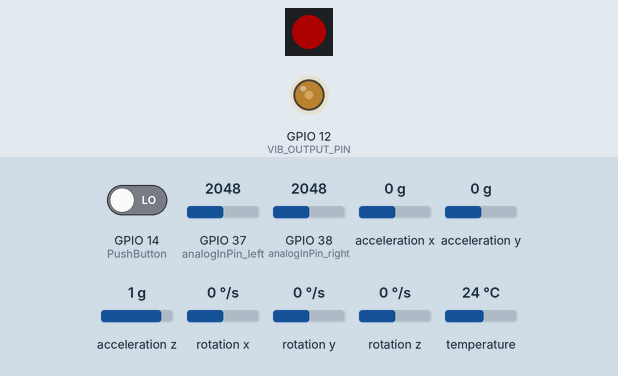
This sketch was run on a simulated ESP32. Parts: 1 RGB LEDs in strip order, left to right, output pins drawn as LEDs (lit = HIGH). The inputs (shaded band) are chosen by the test bench; at power-on: GPIO 14 (PushButton) LOW, GPIO 37 (analogInPin_left) = 2048, GPIO 38 (analogInPin_right) = 2048, acceleration x 0 g, acceleration y 0 g, acceleration z 1 g, rotation x 0 °/s, rotation y 0 °/s, rotation z 0 °/s, temperature 24 °C. Dim RGB values are drawn brighter than linear; storage starts empty; what the sketch prints to the serial monitor is not drawn.

Above: at 5.8 s.
5.9 s: GPIO 14 (PushButton) driven HIGH
At 6.4 s:
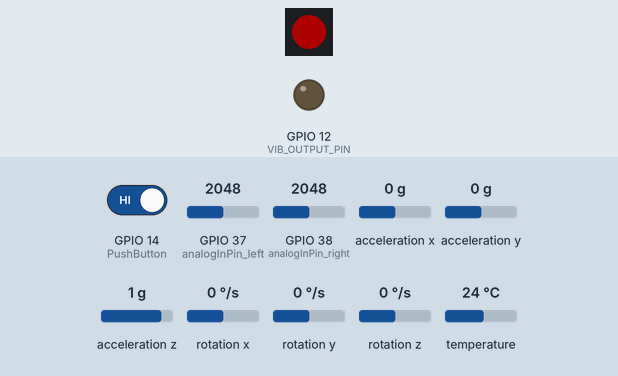
At 13.2 s:
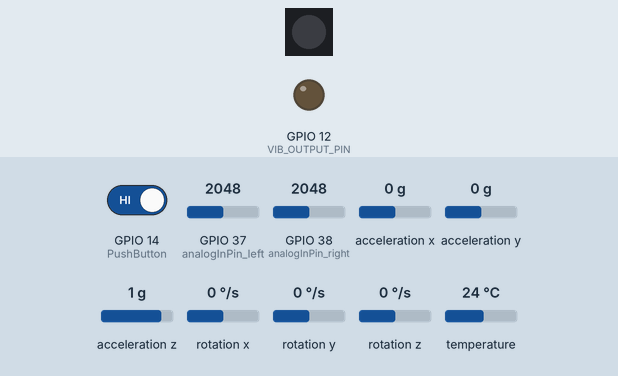
13.5 s: GPIO 14 (PushButton) driven LOW
At 14.9 s:
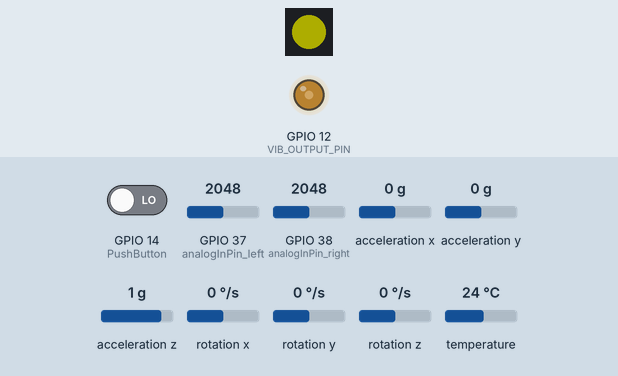
Timing chart, 0 to 26.0 s (numbered marks = the images above; inputs shaded):
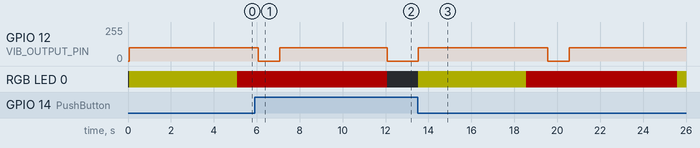

The sketch:

Data_Collection.ino
```cpp
#include <Adafruit_NeoPixel.h>
#include <Adafruit_MPU6050.h>
#include <Adafruit_Sensor.h>
#include <Wire.h>
#include <math.h>
#include <string.h>
#include <SPI.h>
#include <SD.h>

Adafruit_MPU6050 mpu;
File myFile;

// Neo pixel connection
#define NEOPIN      26
#define NUMPIXELS   1
#define DELAYVAL 500 // Time (in milliseconds) to pause between pixels

Adafruit_NeoPixel pixels(NUMPIXELS, NEOPIN, NEO_GRB + NEO_KHZ800);

// Frequency setting variables
unsigned long timeloop;

// MPU6050 sensor measurement variables
float AccX;
float AccY;
float AccZ;
float GyrX;
float GyrY;
float GyrZ;

// File creation variables
String filename;
int buttonhold = 0;
int filehold = 0;
int filenum = 10;
char string[20];

// Button connection
const int PushButton = 14;

// Right Foot Pressure Sensor!!!!!!
const int analogInPin_left = A1; //black and red wire
int sensorValue_left = 0;

// Left Foot Pressure Sensor!!!!!!
const int analogInPin_right = A2; //green and red wire
int sensorValue_right = 0;

float ewmaAlpha_ax = 0.01;  // the EWMA alpha value (α) for accelerometer X-axis
double ewma_ax = 0;

float ewmaAlpha_ay = 0.01;  // the EWMA alpha value (α) for accelerometer Y-axis
double ewma_ay = 0;

float ewmaAlpha_az = 0.01;  // the EWMA alpha value (α) for accelerometer Z-axis
double ewma_az = 0;

float ewmaAlpha_gx = 0.01;  // the EWMA alpha value (α) for gyroscope X-axis
double ewma_gx = 0;

float ewmaAlpha_gy = 0.01;  // the EWMA alpha value (α) for gyroscope Y-axis
double ewma_gy = 0;

float ewmaAlpha_gz = 0.01;  // the EWMA alpha value (α) for gyroscope Z-axis
double ewma_gz = 0;

void setup()
{

  Serial.begin(115200);
  while (!Serial) {
    ; // wait for serial port to connect. Needed for native USB port only
  }
  if (!SD.begin(A5)) {
    Serial.println("No SD Card Inserted");
    vibrate(50);
    while (1);
  }

  init_mpu();

  init_neopixel();

  init_vib();

  pinMode(PushButton, INPUT);
}

void loop()
{

  unsigned long currentMicros = micros();

  // Button press read
  int Push_button_state = digitalRead(PushButton);
  int button = (Push_button_state == HIGH ? 0 : 100);

  // Button pressed action
  if ( button == 100 )
  {
	// File creation and starting data collection - yellow light
    if (buttonhold == 0)
    {
      filehold = 20;

      sensors_event_t a, g, temp;
      mpu.getEvent(&a, &g, &temp);

      ewma_ax = a.acceleration.x; // Accelerometer X-axis value
      ewma_ay = a.acceleration.y; // Accelerometer Y-axis value
      ewma_az = a.acceleration.z; // Accelerometer Z-axis value
      ewma_gx = g.gyro.x;         // Gyroscope X-axis value
      ewma_gy = g.gyro.y;         // Gyroscope Y-axis value
      ewma_gz = g.gyro.z;         // Gyroscope Z-axis value

      // Initializing TF card reader module
      if (!SD.begin(A5))
      {
        Serial.println("No SD Card Inserted");
        vibrate(50);
        while (1);
      }

	  // File name
      filename = "/Run";
      itoa(filenum, string, 10);
      filename = filename + string + ".txt";

	  // Initializing write mode for the file
      myFile = SD.open("filename", FILE_WRITE);

	  // Incrementing filenumber for next run
      filenum = filenum + 1;

	  // Setting the neo pixel color - yellow
      setPixel(50, 50, 0);
    }

    vibrate(100);

	// File closing - red light
    if (buttonhold == 10)
    {
      filehold = 0;

      // Reseting the initial values of EWMA filter for next run
      ewma_ax = 0;
      ewma_ay = 0;
      ewma_az = 0;
      ewma_gx = 0;
      ewma_gy = 0;
      ewma_gz = 0;

	  // Setting the neo pixel color - red
      setPixel(50, 0, 0);

      vibrate(100);
      delay(1000);
      vibrate(0);
      delay(1000);
      vibrate(100);
    }
	delay(5000);
  } else {
    setPixel(0, 0, 0);
    vibrate(0);
  }

  // Logic to control file creation for each run based on button press action
  if (filehold == 20)
  {
    buttonhold = 10;
  }
  if (filehold == 0)
  {
    buttonhold = 0;
  }

  // Data collection at 52 Hz
  if (filehold == 20)
  {
	// Frequency adjustment to 52 HZ
    if (micros() > timeloop + 19200)
    {
      timeloop = micros();

	  // Setting the neo pixel color - green
      setPixel(0, 50, 0);

      sensors_event_t a, g, temp;
      mpu.getEvent(&a, &g, &temp);

      AccX = a.acceleration.x; // Accelerometer X-axis value
      AccY = a.acceleration.y; // Accelerometer Y-axis value
      AccZ = a.acceleration.z; // Accelerometer Z-axis value
      GyrX = g.gyro.x;         // Gyroscope X-axis value
      GyrY = g.gyro.y;         // Gyroscope Y-axis value
      GyrZ = g.gyro.z;		   // Gyroscope Z-axis value

	  // EWMA filter implementation => s_t = alpha*x_t + (1 - alpha)*s_(t-1)
      ewma_ax = (ewmaAlpha_ax * AccX) + (1 - ewmaAlpha_ax) * ewma_ax;
      ewma_ay = (ewmaAlpha_ay * AccY) + (1 - ewmaAlpha_ay) * ewma_ay;
      ewma_az = (ewmaAlpha_az * AccZ) + (1 - ewmaAlpha_az) * ewma_az;
      ewma_gx = (ewmaAlpha_gx * GyrX) + (1 - ewmaAlpha_gx) * ewma_gx;
      ewma_gy = (ewmaAlpha_gy * GyrY) + (1 - ewmaAlpha_gy) * ewma_gy;
      ewma_gz = (ewmaAlpha_gz * GyrZ) + (1 - ewmaAlpha_gz) * ewma_gz;

	  // Pressure sensor values
      sensorValue_left = analogRead(analogInPin_left);
      sensorValue_right = analogRead(analogInPin_right);

      // Initializing TF card reader module
      if (!SD.begin(A5)) {
        Serial.println("initialization failed!");
        while (1);
      }

	  // Opening the file to record the data
      myFile = SD.open(filename, FILE_APPEND);

      // Data writing into the file
      if (myFile)
      {
        vibrate(0);
        myFile.print(currentMicros);
        myFile.print(", ");
        myFile.print(AccX);
        myFile.print(", ");
        myFile.print(AccY);
        myFile.print(", ");
        myFile.print(AccZ);
        myFile.print(", ");
        myFile.print(GyrX);
        myFile.print(", ");
        myFile.print(GyrY);
        myFile.print(", ");
        myFile.print(GyrZ);
        myFile.print(", ");
        myFile.print(sensorValue_left);
        myFile.print(", ");
        myFile.print(sensorValue_right);
        myFile.print(", ");
        myFile.print(ewma_ax);
        myFile.print(", ");
        myFile.print(ewma_ay);
        myFile.print(", ");
        myFile.print(ewma_az);
        myFile.print(", ");
        myFile.print(ewma_gx);
        myFile.print(", ");
        myFile.print(ewma_gy);
        myFile.print(", ");
        myFile.print(ewma_gz);
        myFile.print(",\n");
        myFile.close();
      } else {
        Serial.println("error opening test.txt");
      }
    }
  }
}
```

mpu.ino
```cpp
void init_mpu(){
 if (!mpu.begin()) {
    Serial.println("Failed to find MPU6050 chip");
    while (1) {
      delay(10);
    }
  }
  else
  {

    // set accelerometer range to +-8G
    mpu.setAccelerometerRange(MPU6050_RANGE_8_G);

    // set gyro range to +- 500 deg/s
    mpu.setGyroRange(MPU6050_RANGE_500_DEG);

    // set filter bandwidth to 21 Hz
    mpu.setFilterBandwidth(MPU6050_BAND_21_HZ);

    Serial.println("MPU6050 Found!");
  }

}
```

neoPixel.ino
```cpp
void init_neopixel() {
  pixels.begin(); // INITIALIZE NeoPixel strip object (REQUIRED)
  setPixelOff();
}

void setPixel(int r, int g, int b) {
  pixels.clear(); // Set all pixel colors to 'off'
  pixels.setPixelColor(0, pixels.Color(r, g, b));
  pixels.show();   // Send the updated pixel colors to the hardware.
}

void setPixelOff() {
  pixels.clear(); // Set all pixel colors to 'off'
  pixels.show();   // Send the updated pixel colors to the hardware.
}
```

vib.ino
```cpp
const int PWM_CHANNEL = 0; // ESP32 has 16 channels which can generate 16 independent waveforms
const int PWM_FREQ = 500;  // Recall that Arduino Uno is ~490 Hz. Official ESP32 example uses 5,000Hz
const int PWM_RESOLUTION = 8;

// The max duty cycle value based on PWM resolution (will be 255 if resolution is 8 bits)
const int MAX_DUTY_CYCLE = (int)(pow(2, PWM_RESOLUTION) - 1);

// The pin numbering on the Huzzah32 is a bit strange so always helps to consult the pin diagram
// See pin diagram here: https://makeabilitylab.github.io/physcomp/esp32/
const int VIB_OUTPUT_PIN = 12;

const int DELAY_MS = 4;    // delay between fade increments
int _ledFadeStep = 5; // amount to fade per loop

void init_vib() {
  ledcSetup(PWM_CHANNEL, PWM_FREQ, PWM_RESOLUTION);
  ledcAttachPin(VIB_OUTPUT_PIN, PWM_CHANNEL);
}


// Arduino like analogWrite
// value has to be between 0 and valueMax
void ledcAnalogWrite(uint8_t channel, uint32_t value, uint32_t valueMax = 255) {
  //calculate duty, 8191 from 2 ^ 13 - 1
  uint32_t duty = (8191 / valueMax) * min(value, valueMax);

  // write duty to LEDC
  ledcWrite(channel, duty);
}

void vibrate(int intensity){
    ledcWrite(PWM_CHANNEL, intensity);

}
```

Measured:
- after the input at 13.5 s, GPIO 12 (VIB_OUTPUT_PIN): 0/255 → 100/255 at once, → 0/255 6.0 s later, → 100/255 1.0 s later; RGB LED 0: off → RGB(50, 50, 0) at once, → RGB(50, 0, 0) 5.0 s later, → RGB(50, 50, 0) 7.0 s later
